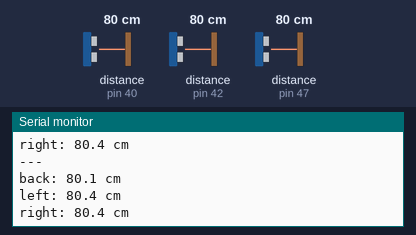
The sketch below on a simulated Arduino Mega 2560, built with avr-gcc and run on an emulated ATmega2560. Parts: the last lines printed to the serial monitor. Wiring (inferred from the names in the program): 3 × ultrasonic range finder: trigger pin 21, echo pin 47 / trigger pin 39, echo pin 40 / trigger pin 41, echo pin 42. The test bench sets the inputs (shaded band); at power-on: distance to the obstacle (sensors on pin 47, pin 40, pin 42) 80 cm. The echo pulse lasts 58.3 µs per cm.

Above: at 11.0 s.
11.1 s: distance to the obstacle (sensor on pin 47) set to 204 cm
At 11.39 s:
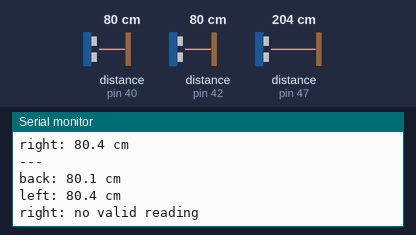
12.6 s: distance to the obstacle (sensor on pin 47) set to 196 cm
At 12.89 s:
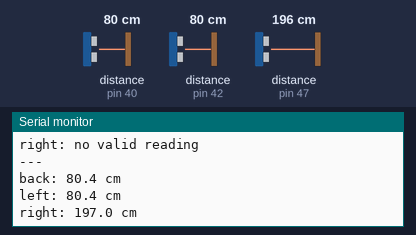

Measured:
- the behaviour switches between 200 and 199 cm on distance to the obstacle (sensor on pin 47) (found by bisection; images 1 and 2)
- after the input at 11.1 s, the serial monitor: prints a new line after 0.07 s (image 1)
- after the input at 12.6 s, the serial monitor: prints a new line after 0.07 s (image 2)

The sketch:

VisionVestUltrasonicTest.ino
```cpp
#include <Arduino.h>

static const uint8_t BACK_TRIG_PIN = 41;
static const uint8_t BACK_ECHO_PIN = 42;
static const uint8_t LEFT_TRIG_PIN = 39;
static const uint8_t LEFT_ECHO_PIN = 40;
static const uint8_t RIGHT_TRIG_PIN = 21;
static const uint8_t RIGHT_ECHO_PIN = 47;

static const uint32_t SERIAL_BAUD_RATE = 115200;
static const uint32_t SENSOR_SETTLE_MS = 75;
static const uint32_t LOOP_INTERVAL_MS = 500;
static const uint32_t ECHO_TIMEOUT_US = 25000;
static const float MAX_VALID_DISTANCE_CM = 200.0f;

struct SensorPins {
  const char *name;
  uint8_t trigPin;
  uint8_t echoPin;
};

SensorPins gSensors[] = {
    {"back", BACK_TRIG_PIN, BACK_ECHO_PIN},
    {"left", LEFT_TRIG_PIN, LEFT_ECHO_PIN},
    {"right", RIGHT_TRIG_PIN, RIGHT_ECHO_PIN},
};

uint32_t gLastPrintMs = 0;

float readDistanceCm(const SensorPins &sensor) {
  digitalWrite(sensor.trigPin, LOW);
  delayMicroseconds(2);
  digitalWrite(sensor.trigPin, HIGH);
  delayMicroseconds(10);
  digitalWrite(sensor.trigPin, LOW);

  unsigned long durationUs = pulseIn(sensor.echoPin, HIGH, ECHO_TIMEOUT_US);
  if (durationUs == 0) {
    return -1.0f;
  }

  float distanceCm = static_cast<float>(durationUs) / 58.0f;
  if (distanceCm <= 0.0f || distanceCm > MAX_VALID_DISTANCE_CM) {
    return -1.0f;
  }

  return distanceCm;
}

void printDistance(const SensorPins &sensor, float distanceCm) {
  Serial.print(sensor.name);
  Serial.print(": ");

  if (distanceCm < 0.0f) {
    Serial.println("no valid reading");
    return;
  }

  Serial.print(distanceCm, 1);
  Serial.println(" cm");
}

void setup() {
  Serial.begin(SERIAL_BAUD_RATE);

  for (size_t i = 0; i < (sizeof(gSensors) / sizeof(gSensors[0])); ++i) {
    pinMode(gSensors[i].trigPin, OUTPUT);
    pinMode(gSensors[i].echoPin, INPUT);
    digitalWrite(gSensors[i].trigPin, LOW);
  }

  Serial.println("VisionVest ultrasonic test starting...");
  Serial.println("Reading back, left, and right sensors.");
  Serial.println("Distances beyond 200 cm are treated as out of range.");
}

void loop() {
  uint32_t now = millis();
  if ((now - gLastPrintMs) < LOOP_INTERVAL_MS) {
    return;
  }

  gLastPrintMs = now;
  Serial.println("---");

  for (size_t i = 0; i < (sizeof(gSensors) / sizeof(gSensors[0])); ++i) {
    float distanceCm = readDistanceCm(gSensors[i]);
    printDistance(gSensors[i], distanceCm);
    delay(SENSOR_SETTLE_MS);
  }
}
```
